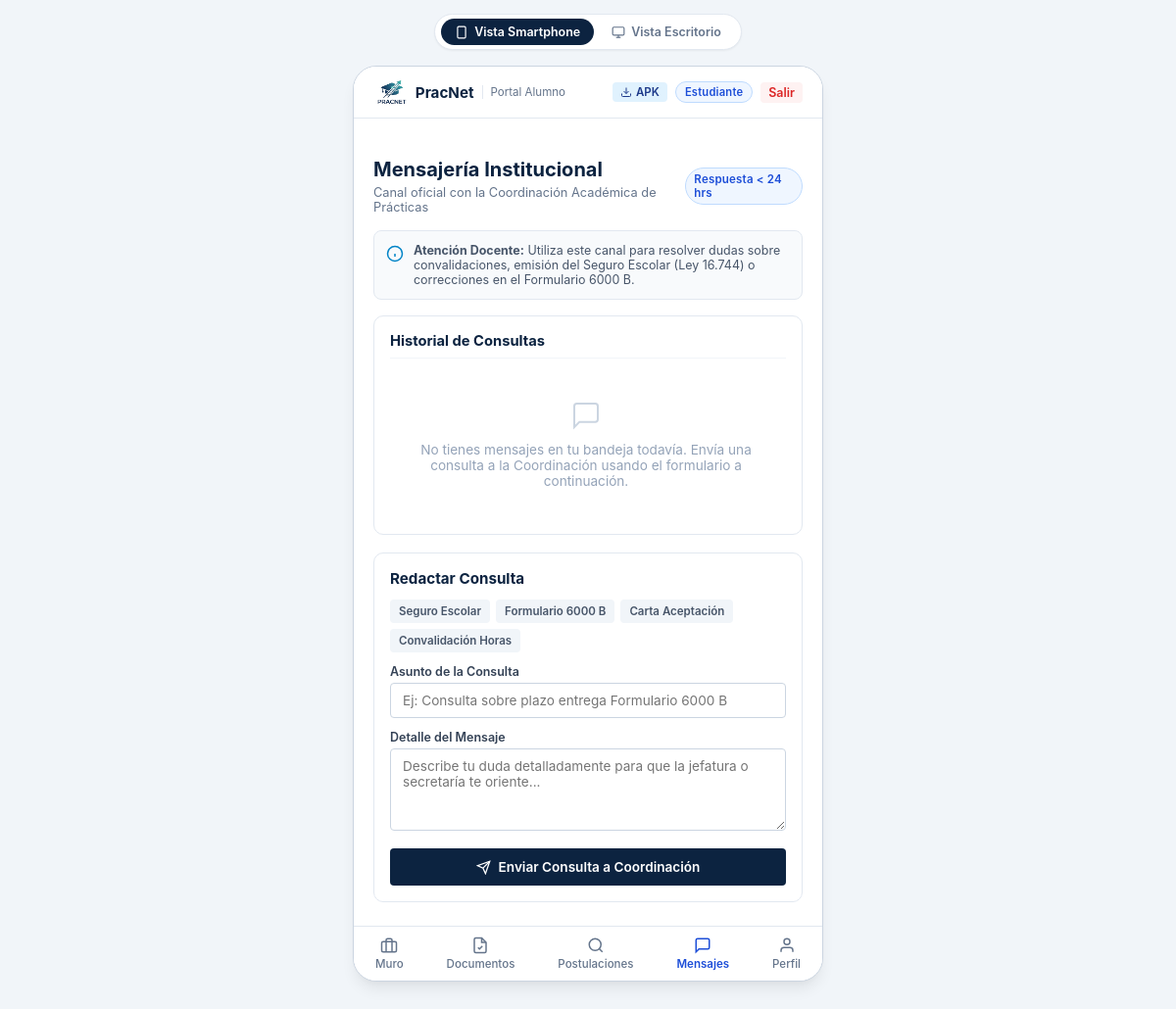
The page /estudiante/mensajes (signed in) on the database as committed earlier.
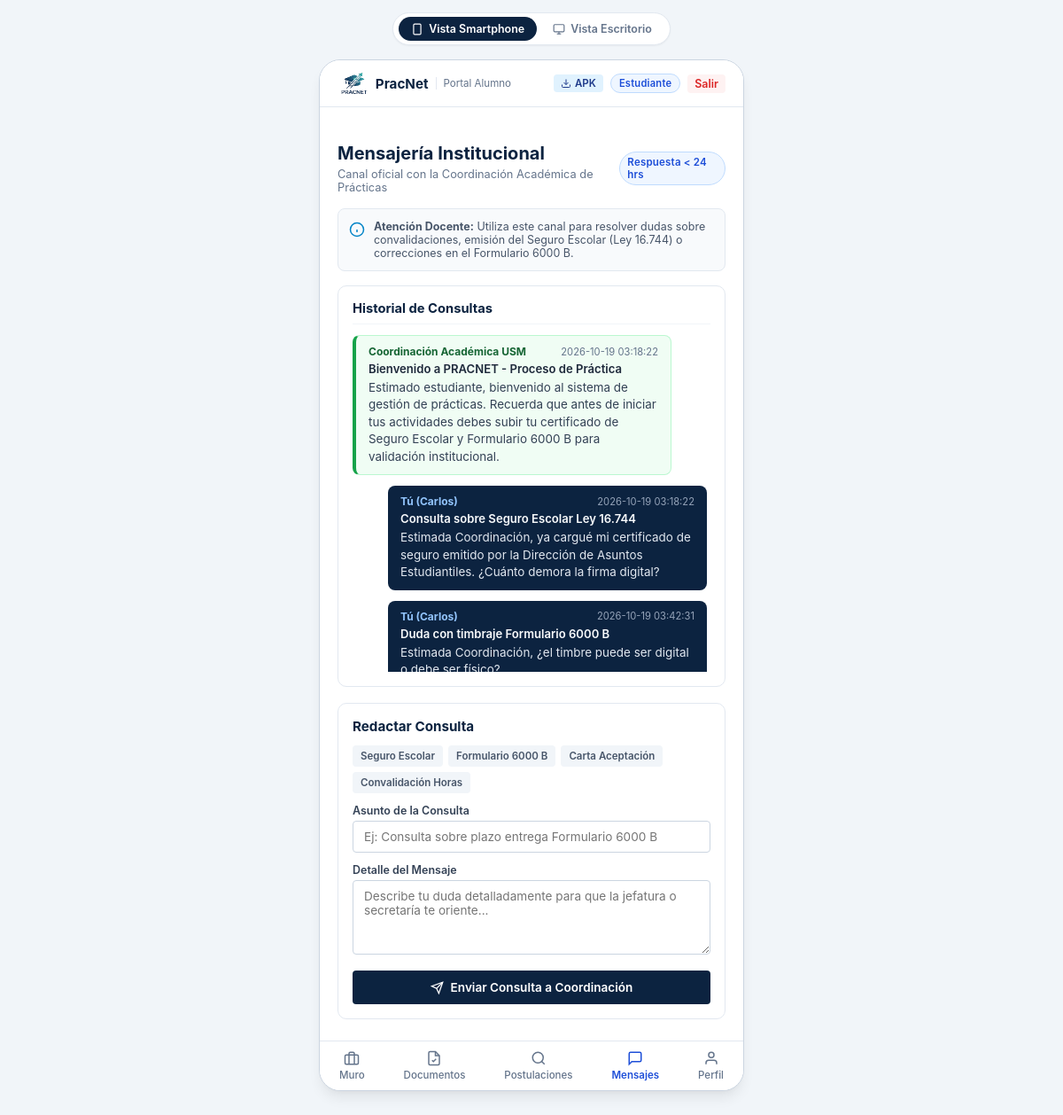
The same page on the database as committed later.
### tables this page shows
CREATE TABLE mensaje (
            id INTEGER PRIMARY KEY AUTOINCREMENT,
            estudiante_id INTEGER NOT NULL REFERENCES estudiante(id) ON DELETE CASCADE,
            remitente_tipo TEXT NOT NULL CHECK(remitente_tipo IN ('estudiante', 'docente')),
            asunto TEXT NOT NULL,
            cuerpo TEXT NOT NULL,
            leido INTEGER DEFAULT 0,
            fecha_envio TIMESTAMP DEFAULT CURRENT_TIMESTAMP
        );

CREATE TABLE estudiante (
            id INTEGER PRIMARY KEY AUTOINCREMENT,
            usuario_id INTEGER UNIQUE REFERENCES usuario(id) ON DELETE CASCADE,
            nombre TEXT NOT NULL,
            apellido TEXT,
            rut TEXT UNIQUE NOT NULL,
            correo_institucional TEXT NOT NULL,
            carrera TEXT NOT NULL,
            universidad TEXT DEFAULT 'Universidad Técnica Federico Santa María',
            sede TEXT DEFAULT 'Campus San Joaquín',
            ano_ingreso INTEGER DEFAULT 2022,
            semestre_actual INTEGER DEFAULT 8,
            avance_malla INTEGER DEFAULT 75,
            creditos_totales INTEGER DEFAULT 180,
            es_primera_practica INTEGER DEFAULT 1,
            habilidades TEXT,
            ubicacion TEXT DEFAULT 'Santiago, Chile',
            telefono TEXT DEFAULT '+56 9 1234 5678'
        );

### app/routes_student.py (the view, shortened to what this page needs)
@student_bp.route('/mensajes', methods=['GET', 'POST'])
def mensajes():
    estudiante_id = session.get('estudiante_id')
    with get_db() as conn:
        cursor = conn.cursor()
        cursor.execute("SELECT * FROM estudiante WHERE id = ?", (estudiante_id,))
        estudiante = cursor.fetchone()
        cursor.execute("UPDATE mensaje SET leido = 1 WHERE estudiante_id = ? AND remitente_tipo = 'docente'", (estudiante_id,))
        cursor.execute("SELECT * FROM mensaje WHERE estudiante_id = ? ORDER BY id ASC", (estudiante_id,))
        mensajes_lista = cursor.fetchall()
    return render_template('student/mensajes.html', estudiante=estudiante, mensajes=mensajes_lista)

### app/templates/student/mensajes.html (shortened to what this page needs)
{% extends 'base.html' %}
{% block student_content %}
<div style="margin-bottom: 16px;">
  <div style="display: flex; align-items: center; justify-content: space-between;">
    <div>
      <h2 style="font-size: 1.25rem; color: var(--primary-navy); font-weight: 700; margin-bottom: 4px;">
        Mensajería Institucional
      </h2>
      <p style="font-size: 0.8rem; color: var(--text-muted); margin: 0;">
        Canal oficial con la Coordinación Académica de Prácticas
      </p>
    </div>
    <span class="badge badge-info" style="font-size: 0.72rem; padding: 4px 8px;">
      Respuesta &lt; 24 hrs
    </span>
  </div>
</div>
<div style="background: #f8fafc; border: 1px solid #e2e8f0; border-radius: 8px; padding: 12px; margin-bottom: 16px; font-size: 0.78rem; color: #475569; display: flex; align-items: flex-start; gap: 10px;">
  <svg width="18" height="18" viewBox="0 0 24 24" fill="none" stroke="#0284c7" stroke-width="2" style="flex-shrink: 0; margin-top: 2px;"><circle cx="12" cy="12" r="10"/><line x1="12" y1="16" x2="12" y2="12"/><line x1="12" y1="8" x2="12.01" y2="8"/></svg>
  <div>
    <strong>Atención Docente:</strong> Utiliza este canal para resolver dudas sobre convalidaciones, emisión del Seguro Escolar (Ley 16.744) o correcciones en el Formulario 6000 B.
  </div>
</div>
<div style="background: white; border: 1px solid #e2e8f0; border-radius: 10px; padding: 16px; margin-bottom: 18px;">
  <h3 style="font-size: 0.92rem; color: var(--primary-navy); font-weight: 700; margin-bottom: 12px; padding-bottom: 8px; border-bottom: 1px solid #f1f5f9;">
    Historial de Consultas
  </h3>
  <div style="display: flex; flex-direction: column; gap: 12px; max-height: 380px; overflow-y: auto; padding-right: 4px;">
    {% if mensajes %}
      {% for m in mensajes %}
        {% if m.remitente_tipo == 'docente' %}
          <div style="align-self: flex-start; max-width: 90%; background: #f0fdf4; border: 1px solid #bbf7d0; border-left: 4px solid #16a34a; border-radius: 8px; padding: 10px 14px;">
            <div style="display: flex; justify-content: space-between; align-items: center; margin-bottom: 4px; gap: 12px;">
              <span style="font-size: 0.75rem; font-weight: 700; color: #166534;">
                Coordinación Académica USM
              </span>
              <span style="font-size: 0.7rem; color: #64748b;">
                {{ m.fecha_envio }}
              </span>
            </div>
            <div style="font-size: 0.82rem; font-weight: 600; color: #1e293b; margin-bottom: 4px;">
              {{ m.asunto }}
            </div>
            <div style="font-size: 0.84rem; color: #334155; line-height: 1.45;">
              {{ m.cuerpo }}
            </div>
          </div>
        {% else %}
          <div style="align-self: flex-end; max-width: 90%; background: #0c2340; color: #ffffff; border-radius: 8px; padding: 10px 14px;">
            <div style="display: flex; justify-content: space-between; align-items: center; margin-bottom: 4px; gap: 12px;">
              <span style="font-size: 0.75rem; font-weight: 700; color: #93c5fd;">
                Tú ({{ estudiante.nombre }})
              </span>
              <span style="font-size: 0.7rem; color: #94a3b8;">
                {{ m.fecha_envio }}
              </span>
            </div>
            <div style="font-size: 0.82rem; font-weight: 600; color: #f8fafc; margin-bottom: 4px;">
              {{ m.asunto }}
            </div>
            <div style="font-size: 0.84rem; color: #e2e8f0; line-height: 1.45;">
              {{ m.cuerpo }}
            </div>
          </div>
        {% endif %}
      {% endfor %}
    {% else %}
      <div style="text-align: center; padding: 30px 15px; color: #94a3b8; font-size: 0.85rem;">
        <svg width="32" height="32" viewBox="0 0 24 24" fill="none" stroke="#cbd5e1" stroke-width="1.5" style="margin-bottom: 8px;"><path d="M21 15a2 2 0 0 1-2 2H7l-4 4V5a2 2 0 0 1 2-2h14a2 2 0 0 1 2 2z"/></svg>
        <p style="margin: 0;">No tienes mensajes en tu bandeja todavía. Envía una consulta a la Coordinación usando el formulario a continuación.</p>
      </div>
    {% endif %}
  </div>
</div>
<div style="background: white; border: 1px solid #e2e8f0; border-radius: 10px; padding: 16px;">
  <h3 style="font-size: 0.95rem; color: var(--primary-navy); font-weight: 700; margin-bottom: 12px;">
    Redactar Consulta
  </h3>
  <div style="display: flex; gap: 6px; flex-wrap: wrap; margin-bottom: 12px;">
    <button type="button" onclick="setAsunto('Consulta Seguro Escolar (Ley 16.744)')" class="btn" style="background: #f1f5f9; color: #475569; font-size: 0.72rem; padding: 4px 8px; border-radius: 4px;">
      Seguro Escolar
    </button>
    <button type="button" onclick="setAsunto('Duda Formulario 6000 B')" class="btn" style="background: #f1f5f9; color: #475569; font-size: 0.72rem; padding: 4px 8px; border-radius: 4px;">
      Formulario 6000 B
    </button>
    <button type="button" onclick="setAsunto('Revisión Carta de Aceptación')" class="btn" style="background: #f1f5f9; color: #475569; font-size: 0.72rem; padding: 4px 8px; border-radius: 4px;">
      Carta Aceptación
    </button>
    <button type="button" onclick="setAsunto('Convalidación de Horas')" class="btn" style="background: #f1f5f9; color: #475569; font-size: 0.72rem; padding: 4px 8px; border-radius: 4px;">
      Convalidación Horas
    </button>
  </div>
  <form method="POST" action="{{ url_for('student.mensajes') }}">
    <div class="form-group" style="margin-bottom: 12px;">
      <label for="asunto" style="font-size: 0.78rem; font-weight: 600; color: #334155; margin-bottom: 4px; display: block;">
        Asunto de la Consulta
      </label>
      <input type="text" id="asunto" name="asunto" class="form-control" placeholder="Ej: Consulta sobre plazo entrega Formulario 6000 B" style="font-size: 0.85rem;" required>
    </div>
    <div class="form-group" style="margin-bottom: 14px;">
      <label for="cuerpo" style="font-size: 0.78rem; font-weight: 600; color: #334155; margin-bottom: 4px; display: block;">
        Detalle del Mensaje
      </label>
      <textarea id="cuerpo" name="cuerpo" rows="4" class="form-control" placeholder="Describe tu duda detalladamente para que la jefatura o secretaría te oriente..." style="font-size: 0.85rem;" required></textarea>
    </div>
    <button type="submit" class="btn btn-primary btn-block" style="background: #0c2340; padding: 10px; font-size: 0.85rem; font-weight: 600; display: flex; align-items: center; justify-content: center; gap: 8px;">
      <svg width="15" height="15" viewBox="0 0 24 24" fill="none" stroke="currentColor" stroke-width="2"><line x1="22" y1="2" x2="11" y2="13"/><polygon points="22 2 15 22 11 13 2 9 22 2"/></svg>
      <span>Enviar Consulta a Coordinación</span>
    </button>
  </form>
</div>
{% endblock %}

Rows that differ between the two databases and show on the page:
added mensaje: fecha_envio "2026-10-19 03:18:22", asunto "Bienvenido a PRACNET - Proceso de Práctica", cuerpo "Estimado estudiante, bienvenido al sistema de gestión de prácticas. Recuerda que antes de iniciar tus actividades debes subir tu certificado de Seguro Escolar y Formulario 6000 B para validación institucional."
added mensaje: fecha_envio "2026-10-19 03:18:22", asunto "Consulta sobre Seguro Escolar Ley 16.744", cuerpo "Estimada Coordinación, ya cargué mi certificado de seguro emitido por la Dirección de Asuntos Estudiantiles. ¿Cuánto demora la firma digital?"
now on this page (row edited): estudiante: nombre "Carlos"
added mensaje: fecha_envio "2026-10-19 03:42:31", asunto "Duda con timbraje Formulario 6000 B", cuerpo "Estimada Coordinación, ¿el timbre puede ser digital…"
Other text that changed with them:
text no longer shown: "No tienes mensajes en tu bandeja todavía. Envía una consulta a la Coordinación usando el formulario a continuación."
